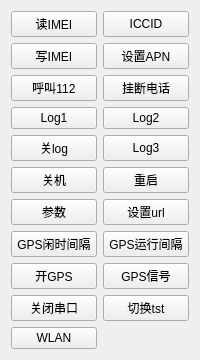
       <widget class="QWidget" name="tab">
        <property name="sizePolicy">
         <sizepolicy hsizetype="Expanding" vsizetype="Expanding">
          <horstretch>1</horstretch>
          <verstretch>1</verstretch>
         </sizepolicy>
        </property>
        <property name="sizeIncrement">
         <size>
          <width>0</width>
          <height>0</height>
         </size>
        </property>
        <property name="autoFillBackground">
         <bool>false</bool>
        </property>
        <attribute name="title">
         <string>GPS</string>
        </attribute>
        <layout class="QGridLayout" name="gridLayout_3">
         <item row="0" column="0">
          <layout class="QHBoxLayout" name="horizontalLayout_3" stretch="0">
           <property name="spacing">
            <number>6</number>
           </property>
           <property name="sizeConstraint">
            <enum>QLayout::SetDefaultConstraint</enum>
           </property>
           <item>
            <layout class="QGridLayout" name="gridLayout_2">
             <property name="sizeConstraint">
              <enum>QLayout::SetNoConstraint</enum>
             </property>
             <item row="4" column="1">
              <widget class="QPushButton" name="log3Button">
               <property name="sizePolicy">
                <sizepolicy hsizetype="Expanding" vsizetype="Expanding">
                 <horstretch>0</horstretch>
                 <verstretch>0</verstretch>
                </sizepolicy>
               </property>
               <property name="text">
                <string>Log3</string>
               </property>
              </widget>
             </item>
             <item row="5" column="1">
              <widget class="QPushButton" name="rebootButton">
               <property name="sizePolicy">
                <sizepolicy hsizetype="Expanding" vsizetype="Expanding">
                 <horstretch>0</horstretch>
                 <verstretch>0</verstretch>
                </sizepolicy>
               </property>
               <property name="text">
                <string>重启</string>
               </property>
              </widget>
             </item>
             <item row="3" column="1">
              <widget class="QPushButton" name="log2Button">
               <property name="sizePolicy">
                <sizepolicy hsizetype="Expanding" vsizetype="Expanding">
                 <horstretch>0</horstretch>
                 <verstretch>0</verstretch>
                </sizepolicy>
               </property>
               <property name="text">
                <string>Log2</string>
               </property>
              </widget>
             </item>
             <item row="1" column="1">
              <widget class="QPushButton" name="apnButton">
               <property name="sizePolicy">
                <sizepolicy hsizetype="Expanding" vsizetype="Expanding">
                 <horstretch>0</horstretch>
                 <verstretch>0</verstretch>
                </sizepolicy>
               </property>
               <property name="text">
                <string>设置APN</string>
               </property>
              </widget>
             </item>
             <item row="7" column="0">
              <widget class="QPushButton" name="gpsNormal">
               <property name="sizePolicy">
                <sizepolicy hsizetype="Expanding" vsizetype="Expanding">
                 <horstretch>0</horstretch>
                 <verstretch>0</verstretch>
                </sizepolicy>
               </property>
               <property name="text">
                <string>GPS闲时间隔</string>
               </property>
              </widget>
             </item>
             <item row="7" column="1">
              <widget class="QPushButton" name="gpsRun">
               <property name="sizePolicy">
                <sizepolicy hsizetype="Expanding" vsizetype="Expanding">
                 <horstretch>0</horstretch>
                 <verstretch>0</verstretch>
                </sizepolicy>
               </property>
               <property name="text">
                <string>GPS运行间隔</string>
               </property>
              </widget>
             </item>
             <item row="10" column="0">
              <widget class="QPushButton" name="wlanButton">
               <property name="sizePolicy">
                <sizepolicy hsizetype="Expanding" vsizetype="Expanding">
                 <horstretch>0</horstretch>
                 <verstretch>0</verstretch>
                </sizepolicy>
               </property>
               <property name="text">
                <string>WLAN</string>
               </property>
              </widget>
             </item>
             <item row="4" column="0">
              <widget class="QPushButton" name="closelog">
               <property name="sizePolicy">
                <sizepolicy hsizetype="Expanding" vsizetype="Expanding">
                 <horstretch>0</horstretch>
                 <verstretch>0</verstretch>
                </sizepolicy>
               </property>
               <property name="text">
                <string>关log</string>
               </property>
              </widget>
             </item>
             <item row="6" column="0">
              <widget class="QPushButton" name="paramButton">
               <property name="sizePolicy">
                <sizepolicy hsizetype="Expanding" vsizetype="Expanding">
                 <horstretch>0</horstretch>
                 <verstretch>0</verstretch>
                </sizepolicy>
               </property>
               <property name="text">
                <string>参数</string>
               </property>
              </widget>
             </item>
             <item row="9" column="0">
              <widget class="QPushButton" name="uartButton">
               <property name="sizePolicy">
                <sizepolicy hsizetype="Expanding" vsizetype="Expanding">
                 <horstretch>0</horstretch>
                 <verstretch>0</verstretch>
                </sizepolicy>
               </property>
               <property name="text">
                <string>关闭串口</string>
               </property>
              </widget>
             </item>
             <item row="9" column="1">
              <widget class="QPushButton" name="tstButton">
               <property name="sizePolicy">
                <sizepolicy hsizetype="Expanding" vsizetype="Expanding">
                 <horstretch>0</horstretch>
                 <verstretch>0</verstretch>
                </sizepolicy>
               </property>
               <property name="text">
                <string>切换tst</string>
               </property>
              </widget>
             </item>
             <item row="1" column="0">
              <widget class="QPushButton" name="writeimei">
               <property name="sizePolicy">
                <sizepolicy hsizetype="Expanding" vsizetype="Expanding">
                 <horstretch>0</horstretch>
                 <verstretch>0</verstretch>
                </sizepolicy>
               </property>
               <property name="text">
                <string>写IMEI</string>
               </property>
              </widget>
             </item>
             <item row="6" column="1">
              <widget class="QPushButton" name="urlButton">
               <property name="sizePolicy">
                <sizepolicy hsizetype="Expanding" vsizetype="Expanding">
                 <horstretch>0</horstretch>
                 <verstretch>0</verstretch>
                </sizepolicy>
               </property>
               <property name="text">
                <string>设置url</string>
               </property>
              </widget>
             </item>
             <item row="2" column="1">
              <widget class="QPushButton" name="hungButton">
               <property name="sizePolicy">
                <sizepolicy hsizetype="Expanding" vsizetype="Expanding">
                 <horstretch>0</horstretch>
                 <verstretch>0</verstretch>
                </sizepolicy>
               </property>
               <property name="text">
                <string>挂断电话</string>
               </property>
              </widget>
             </item>
             <item row="8" column="1">
              <widget class="QPushButton" name="gpsSignal">
               <property name="sizePolicy">
                <sizepolicy hsizetype="Expanding" vsizetype="Expanding">
                 <horstretch>0</horstretch>
                 <verstretch>0</verstretch>
                </sizepolicy>
               </property>
               <property name="text">
                <string>GPS信号</string>
               </property>
              </widget>
             </item>
             <item row="3" column="0">
              <widget class="QPushButton" name="log1Button">
               <property name="sizePolicy">
                <sizepolicy hsizetype="Expanding" vsizetype="Expanding">
                 <horstretch>0</horstretch>
                 <verstretch>0</verstretch>
                </sizepolicy>
               </property>
               <property name="text">
                <string>Log1</string>
               </property>
              </widget>
             </item>
             <item row="0" column="0">
              <widget class="QPushButton" name="imeiButton">
               <property name="sizePolicy">
                <sizepolicy hsizetype="Expanding" vsizetype="Expanding">
                 <horstretch>0</horstretch>
                 <verstretch>0</verstretch>
                </sizepolicy>
               </property>
               <property name="autoFillBackground">
                <bool>false</bool>
               </property>
               <property name="text">
                <string>读IMEI</string>
               </property>
              </widget>
             </item>
             <item row="5" column="0">
              <widget class="QPushButton" name="pwoffButton">
               <property name="sizePolicy">
                <sizepolicy hsizetype="Expanding" vsizetype="Expanding">
                 <horstretch>0</horstretch>
                 <verstretch>0</verstretch>
                </sizepolicy>
               </property>
               <property name="text">
                <string>关机</string>
               </property>
              </widget>
             </item>
             <item row="8" column="0">
              <widget class="QPushButton" name="openGps">
               <property name="sizePolicy">
                <sizepolicy hsizetype="Expanding" vsizetype="Expanding">
                 <horstretch>0</horstretch>
                 <verstretch>0</verstretch>
                </sizepolicy>
               </property>
               <property name="text">
                <string>开GPS</string>
               </property>
              </widget>
             </item>
             <item row="0" column="1">
              <widget class="QPushButton" name="iccidButton">
               <property name="sizePolicy">
                <sizepolicy hsizetype="Expanding" vsizetype="Expanding">
                 <horstretch>0</horstretch>
                 <verstretch>0</verstretch>
                </sizepolicy>
               </property>
               <property name="text">
                <string>ICCID</string>
               </property>
              </widget>
             </item>
             <item row="2" column="0">
              <widget class="QPushButton" name="dialButton">
               <property name="sizePolicy">
                <sizepolicy hsizetype="Expanding" vsizetype="Expanding">
                 <horstretch>0</horstretch>
                 <verstretch>0</verstretch>
                </sizepolicy>
               </property>
               <property name="text">
                <string>呼叫112</string>
               </property>
              </widget>
             </item>
            </layout>
           </item>
          </layout>
         </item>
        </layout>
       </widget>
